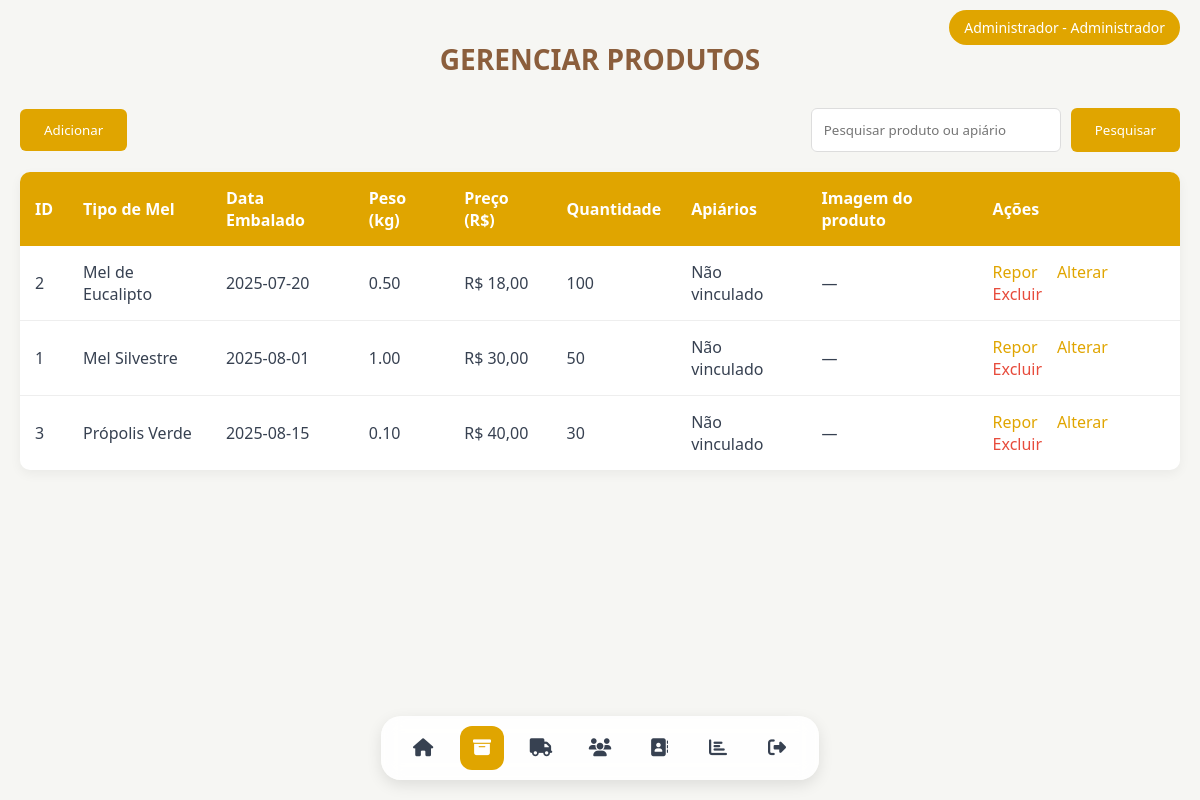
Before: /TELAS/TELA_GERENCIAR_PRODUTOS.php (signed in) with the older database file.
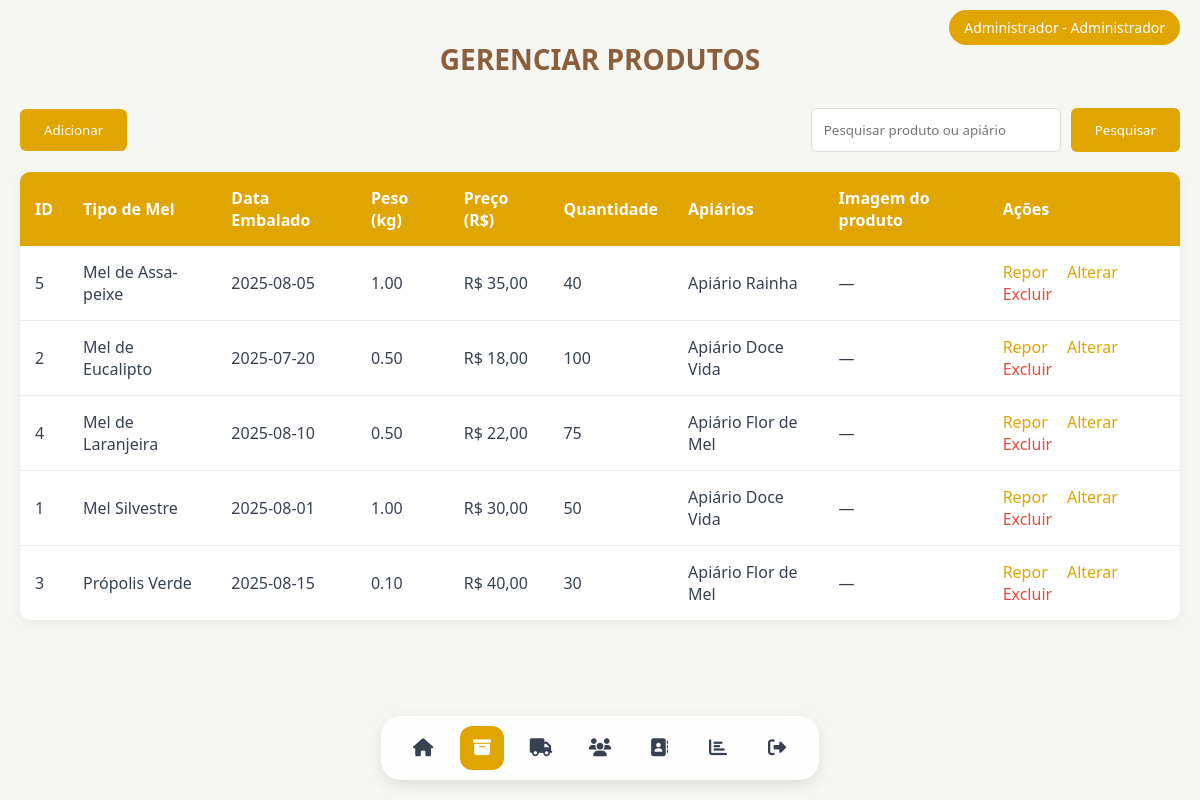
After: the same page with the newer database file.
### tables this page shows
CREATE TABLE produto (
    id_produto INT(11) NOT NULL AUTO_INCREMENT,
    Tipo_mel VARCHAR(100) DEFAULT NULL,
    Data_embalado DATE DEFAULT NULL,
    Peso DECIMAL(10,2) DEFAULT NULL,
    Preco DECIMAL(10,2) DEFAULT NULL,
    Quantidade INT(11) DEFAULT NULL,
    PRIMARY KEY (id_produto)
);

### TELAS/TELA_GERENCIAR_PRODUTOS.php (the view, shortened to what this page needs)
<?php
include('../conexao.php');
function buscarProdutos($pdo, $termo = null) {
    $sql = "
        SELECT
            p.*,
            GROUP_CONCAT(DISTINCT a.Nome_apiario ORDER BY a.Nome_apiario SEPARATOR ', ') AS Apiarios
        FROM produto p
        LEFT JOIN apiario_produto ap ON p.id_produto = ap.id_produto
        LEFT JOIN apiario a ON ap.id_apiario = a.id_apiario
        WHERE 1=1
    ";
    $sql .= " GROUP BY p.id_produto
              ORDER BY p.Tipo_mel ASC";
    $stmt = $pdo->prepare($sql);
    $stmt->execute();
    return $stmt->fetchAll(PDO::FETCH_ASSOC);
}
$produtos = isset($_POST['busca']) ? buscarProdutos($pdo, $_POST['busca']) : buscarProdutos($pdo);
?>
<!DOCTYPE html>
<html lang="pt-br">
<head>
    <link rel="stylesheet" href="../ESTILOS/ESTILO_GERAL.css">
    <link rel="stylesheet" href="../ESTILOS/ESTILO_GERENCIAR_PRODUTOS.css">
    <link rel="stylesheet" href="../ESTILOS/ESTILO_IMAGENS.css">
</head>
<body>
    <?php include("MENU.php"); ?>
    <main>
        <h1>GERENCIAR PRODUTOS</h1>
        <div class="ops_prod">
            <button id="btnAdicionar" onclick="abrirModal('modalAdicionar')">Adicionar</button>
            <form action="TELA_GERENCIAR_PRODUTOS.php" method="POST">
                <input type="text" name="busca" id="busca" placeholder="Pesquisar produto ou apiário">
                <button type="submit">Pesquisar</button>
            </form>
        </div>
        <div class="tabela_prod">
            <?php if (!empty($produtos)): ?>
                <table class="table">
                    <thead>
                        <tr>
                            <th>ID</th>
                            <th>Tipo de Mel</th>
                            <th>Data Embalado</th>
                            <th>Peso (kg)</th>
                            <th>Preço (R$)</th>
                            <th>Quantidade</th>
                            <th>Apiários</th>
                            <th>Imagem do produto</th>
                            <th>Ações</th>
                        </tr>
                    </thead>
                    <tbody>
                    <?php foreach ($produtos as $produto): ?>
                        <tr>
                            <td><?= htmlspecialchars($produto['id_produto']) ?></td>
                            <td><?= htmlspecialchars($produto['Tipo_mel']) ?></td>
                            <td><?= htmlspecialchars($produto['Data_embalado']) ?></td>
                            <td><?= htmlspecialchars($produto['Peso']) ?></td>
                            <td>R$ <?= number_format((float)$produto['Preco'], 2, ',', '.') ?></td>
                            <td><?= htmlspecialchars($produto['Quantidade']) ?></td>
                            <td><?= htmlspecialchars($produto['Apiarios'] ?? 'Não vinculado') ?></td>
                            <td>
                                <?php if (!empty($produto['foto'])): ?>
                                    <img alt="Foto do produto" width="50" height="auto">
                                <?php else: ?>
                                    —
                                <?php endif; ?>
                            </td>
                            <td>
                                <a href="TELA_GERENCIAR_PRODUTOS.php?repor=<?= htmlspecialchars($produto['id_produto']) ?>">Repor</a>
                                <a href="TELA_GERENCIAR_PRODUTOS.php?editar=<?= htmlspecialchars($produto['id_produto']) ?>">Alterar</a>
                                <a href="TELA_GERENCIAR_PRODUTOS.php?excluir=<?= htmlspecialchars($produto['id_produto']) ?>"
                                   class="excluir"
                                   onclick="return confirm('Tem certeza que deseja excluir este produto?')">Excluir</a>
                            </td>
                        </tr>
                    <?php endforeach; ?>
                    </tbody>
                </table>
            <?php else: ?>
                <p>Nenhum produto encontrado</p>
            <?php endif; ?>
        </div>
    </main>
</body>
</html>

### TELAS/MENU.php (shortened to what this page needs)
<?php
$currentPage = basename($_SERVER['PHP_SELF']);
$permissoes = [];
if (isset($_SESSION['perfil'])) {
    $id_perfil = $_SESSION['perfil'];
    if ($id_perfil == 1) {
        $permissoes = [
            'TELA_INICIAL.php' => true,
            'TELA_GERENCIAR_PRODUTOS.php' => true,
            'TELA_GERENCIAR_APIARIOS.php' => true,
            'TELA_GERENCIAR_USUARIOS.php' => true,
            'TELA_GERENCIAR_CLIENTES.php' => true,
            'TELA_GERENCIAR_FUNCIONARIOS.php' => true,
            'TELA_RELATORIOS.php' => true
        ];
    }
    elseif ($id_perfil == 2) {
        $permissoes = [
            'TELA_INICIAL.php' => true,
            'TELA_GERENCIAR_CLIENTES.php' => true,
            'TELA_RELATORIOS.php' => true
        ];
    }
    elseif ($id_perfil == 3) {
        $permissoes = [
            'TELA_INICIAL.php' => true,
            'TELA_GERENCIAR_PRODUTOS.php' => true,
            'TELA_GERENCIAR_APIARIOS.php' => true
        ];
    }
    elseif ($id_perfil == 4) {
        $permissoes = [
            'TELA_INICIAL.php' => true
        ];
    }
}
function temAcesso($pagina) {
    global $permissoes;
    return isset($permissoes[$pagina]) && $permissoes[$pagina];
}
$nomes_perfis = [
    1 => 'Administrador',
    2 => 'Secretária',
    3 => 'Almoxarife',
    4 => 'Cliente'
];
$nome_perfil = isset($_SESSION['perfil']) ? $nomes_perfis[$_SESSION['perfil']] : 'Visitante';
?>
<!DOCTYPE html>
<html lang="pt-br">
<head>
    <link rel="stylesheet" href="https://cdnjs.cloudflare.com/ajax/libs/font-awesome/6.5.1/css/all.min.css">
    <link rel="stylesheet" href="../ESTILOS/ESTILO_GERAL.css">
    <link rel="stylesheet" href="../ESTILOS/ESTILO_MENU.css">
</head>
<body>
<?php if (isset($_SESSION['usuario'])): ?>
<div class="user-info">
    <?= htmlspecialchars($_SESSION['usuario']) ?> - <?= $nome_perfil ?>
</div>
<?php endif; ?>
<nav id="dock">
    <div id="dock_content">
        <ul id="dock_items">
            <li class="dock-item <?= ($currentPage == 'TELA_INICIAL.php') ? 'active' : '' ?>">
                <a href="TELA_INICIAL.php">
                    <i class="fa-solid fa-house"></i>
                </a>
            </li>
            <li class="dock-item <?= temAcesso('TELA_GERENCIAR_PRODUTOS.php') ? '' : 'disabled' ?> <?= ($currentPage == 'TELA_GERENCIAR_PRODUTOS.php') ? 'active' : '' ?>">
                <a href="<?= temAcesso('TELA_GERENCIAR_PRODUTOS.php') ? 'TELA_GERENCIAR_PRODUTOS.php' : '#' ?>">
                    <i class="fa-solid fa-box-archive"></i>
                </a>
            </li>
            <li class="dock-item <?= temAcesso('TELA_GERENCIAR_APIARIOS.php') ? '' : 'disabled' ?> <?= ($currentPage == 'TELA_GERENCIAR_APIARIOS.php') ? 'active' : '' ?>">
                <a href="<?= temAcesso('TELA_GERENCIAR_APIARIOS.php') ? 'TELA_GERENCIAR_APIARIOS.php' : '#' ?>">
                    <i class="fa-solid fa-truck"></i>
                </a>
            </li>
            <li class="dock-item <?= temAcesso('TELA_GERENCIAR_USUARIOS.php') ? '' : 'disabled' ?> <?= ($currentPage == 'TELA_GERENCIAR_USUARIOS.php') ? 'active' : '' ?>">
                <a href="<?= temAcesso('TELA_GERENCIAR_USUARIOS.php') ? 'TELA_GERENCIAR_USUARIOS.php' : '#' ?>">
                    <i class="fa-solid fa-users"></i>
                </a>
            </li>
            <li class="dock-item <?= temAcesso('TELA_GERENCIAR_CLIENTES.php') ? '' : 'disabled' ?> <?= ($currentPage == 'TELA_GERENCIAR_CLIENTES.php') ? 'active' : '' ?>">
                <a href="<?= temAcesso('TELA_GERENCIAR_CLIENTES.php') ? 'TELA_GERENCIAR_CLIENTES.php' : '#' ?>">
                    <i class="fa-solid fa-address-book"></i>
                </a>
            </li>
            <li class="dock-item <?= temAcesso('TELA_RELATORIOS.php') ? '' : 'disabled' ?> <?= ($currentPage == 'TELA_RELATORIOS.php') ? 'active' : '' ?>">
                <a href="<?= temAcesso('TELA_RELATORIOS.php') ? 'TELA_RELATORIOS.php' : '#' ?>">
                    <i class="fa-solid fa-chart-bar"></i>
                </a>
            </li>
            <li class="dock-item <?= ($currentPage == '../logout.php') ? 'active' : '' ?>">
                <a href="../logout.php">
                    <i class="fa-solid fa-right-from-bracket"></i>
                </a>
            </li>
        </ul>
    </div>
</nav>
</body>
</html>

### ESTILOS/ESTILO_GERAL.css (style rules this page uses)
:root { font-family: 'Segoe UI', Tahoma, Geneva, Verdana, sans-serif; --primaria-amarelo: #e0a500; --secundaria-amarelo: #e0a500; --comeia: #8b5e3c; --cinza-claro: #f6f6f3; --cinza-escuro: #374151; --vidro: rgba(0, 0, 0, 0.06); --primary-color: var(--primaria-amarelo); --hover-color: var(--secundaria-amarelo); --text-color: var(--cinza-escuro); --input-bg: white; --shadow-color: rgba(0, 0, 0, 0.05); --placeholder-color: #c4a484; --background: var(--cinza-claro) }

### ESTILOS/ESTILO_GERENCIAR_PRODUTOS.css (style rules this page uses)
body { margin: 0; background: var(--background); color: var(--text-color); font-family: var(--font-family); }
main { padding: 20px; max-width: 1200px; margin: 0 auto; }
h1 { color: var(--comeia); text-align: center; margin-bottom: 30px; font-size: 28px; font-weight: 600; }
.ops_prod { display: flex; justify-content: space-between; align-items: center; margin: 20px 0; gap: 20px; }
.ops_prod button { background-color: var(--primary-color); color: white; border: none; padding: 12px 24px; border-radius: 6px; cursor: pointer; font-weight: 500; transition: background-color 0.3s; }
.ops_prod form { display: flex; gap: 10px; }
.ops_prod input { padding: 12px; border: 1px solid #ddd; border-radius: 6px; width: 250px; background-color: var(--input-bg); }
.tabela_prod { margin-top: 20px; background: white; border-radius: 10px; box-shadow: 0 4px 12px var(--shadow-color); overflow: hidden; }
.table { width: 100%; border-collapse: collapse; }
.table th { background-color: var(--primary-color); color: white; padding: 15px; text-align: left; font-weight: 600; }
.table td { padding: 15px; border-bottom: 1px solid #eee; }
.table tr:last-child td { border-bottom: none; }
.table a { color: var(--primary-color); text-decoration: none; margin-right: 15px; transition: color 0.3s; }
.table a.excluir { color: #e74c3c; }

### ESTILOS/ESTILO_MENU.css (style rules this page uses)
* { margin: 0; padding: 0; box-sizing: border-box; font-family: var(--font-family); }
body { display: flex; min-height: 100vh; background-color: var(--cinza-claro); color: var(--cinza-escuro); }
main { padding: 20px; margin-top: 20px; z-index: 1; }
#dock { position: fixed; bottom: 20px; left: 50%; transform: translateX(-50%); background-color: rgba(255, 255, 255, 0.9); backdrop-filter: blur(10px); border-radius: 20px; padding: 10px 20px; box-shadow: 0 5px 15px rgba(0, 0, 0, 0.1); z-index: 100; width: auto; max-width: 90%; }
#dock_content { display: flex; justify-content: center; align-items: center; }
#dock_items { display: flex; list-style: none; gap: 15px; margin: 0; padding: 0; }
.dock-item { border-radius: 12px; cursor: pointer; transition: all 0.3s ease; width: 44px; height: 44px; display: flex; align-items: center; justify-content: center; }
.dock-item.active { background-color: var(--primaria-amarelo); }
.dock-item a { text-decoration: none; color: var(--cinza-escuro); font-weight: 600; display: flex; align-items: center; justify-content: center; width: 100%; height: 100%; border-radius: 12px; }
.dock-item.active a { color: white; }
.dock-item i { font-size: 18px; }
.user-info { position: fixed; top: 10px; right: 20px; background: var(--primary-color); color: white; padding: 8px 15px; border-radius: 20px; font-size: 14px; font-weight: 500; }

Changed rows visible on the page:
added produto: id_produto "5", Tipo_mel "Mel de Assa-peixe", Data_embalado "2025-08-05", Peso "1.00", Preco "35,00", Quantidade "40", Apiarios "Apiário Rainha"
computed for produto "Mel de Eucalipto": Apiarios "Não vinculado" → "Apiário Doce Vida"
added produto: id_produto "4", Tipo_mel "Mel de Laranjeira", Data_embalado "2025-08-10", Peso "0.50", Preco "22,00", Quantidade "75", Apiarios "Apiário Flor de Mel"
computed for produto "Mel Silvestre": Apiarios "Não vinculado" → "Apiário Doce Vida"
computed for produto "Própolis Verde": Apiarios "Não vinculado" → "Apiário Flor de Mel"
